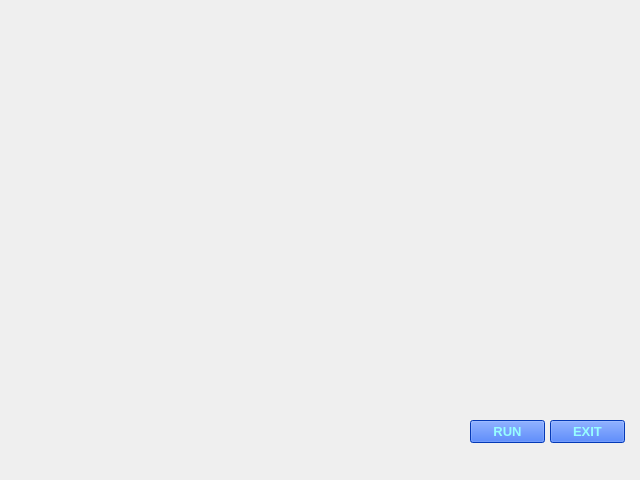
<?xml version="1.0" encoding="UTF-8"?>
<ui version="4.0">
 <class>MainWindow</class>
 <widget class="QMainWindow" name="MainWindow">
  <property name="geometry">
   <rect>
    <x>0</x>
    <y>0</y>
    <width>640</width>
    <height>480</height>
   </rect>
  </property>
  <property name="windowTitle">
   <string>MainWindow</string>
  </property>
  <widget class="QWidget" name="centralwidget">
   <widget class="QLabel" name="label">
    <property name="geometry">
     <rect>
      <x>0</x>
      <y>0</y>
      <width>640</width>
      <height>480</height>
     </rect>
    </property>
    <property name="text">
     <string/>
    </property>
    <property name="pixmap">
     <pixmap>gif-1.gif</pixmap>
    </property>
    <property name="scaledContents">
     <bool>true</bool>
    </property>
   </widget>
   <widget class="QLabel" name="label_2">
    <property name="geometry">
     <rect>
      <x>0</x>
      <y>-32</y>
      <width>281</width>
      <height>151</height>
     </rect>
    </property>
    <property name="text">
     <string/>
    </property>
    <property name="pixmap">
     <pixmap>gif-2.gif</pixmap>
    </property>
    <property name="scaledContents">
     <bool>true</bool>
    </property>
   </widget>
   <widget class="QPushButton" name="pushButton">
    <property name="geometry">
     <rect>
      <x>470</x>
      <y>420</y>
      <width>75</width>
      <height>23</height>
     </rect>
    </property>
    <property name="font">
     <font>
      <pointsize>10</pointsize>
      <weight>75</weight>
      <bold>true</bold>
     </font>
    </property>
    <property name="styleSheet">
     <string notr="true">background-color: rgb(5, 80, 255);
color: rgb(151, 254, 255);</string>
    </property>
    <property name="text">
     <string>RUN</string>
    </property>
   </widget>
   <widget class="QPushButton" name="pushButton_2">
    <property name="geometry">
     <rect>
      <x>550</x>
      <y>420</y>
      <width>75</width>
      <height>23</height>
     </rect>
    </property>
    <property name="font">
     <font>
      <pointsize>10</pointsize>
      <weight>75</weight>
      <bold>true</bold>
     </font>
    </property>
    <property name="styleSheet">
     <string notr="true">background-color: rgb(5, 80, 255);
color: rgb(151, 254, 255);</string>
    </property>
    <property name="text">
     <string>EXIT</string>
    </property>
   </widget>
   <widget class="QTextBrowser" name="textBrowser">
    <property name="geometry">
     <rect>
      <x>525</x>
      <y>10</y>
      <width>101</width>
      <height>31</height>
     </rect>
    </property>
    <property name="styleSheet">
     <string notr="true">background:transparent;
border-radius:none;
</string>
    </property>
   </widget>
   <widget class="QTextBrowser" name="textBrowser_2">
    <property name="geometry">
     <rect>
      <x>420</x>
      <y>10</y>
      <width>101</width>
      <height>31</height>
     </rect>
    </property>
    <property name="styleSheet">
     <string notr="true">background:transparent;
border-radius:none;</string>
    </property>
   </widget>
  </widget>
 </widget>
 <resources/>
 <connections/>
</ui>
